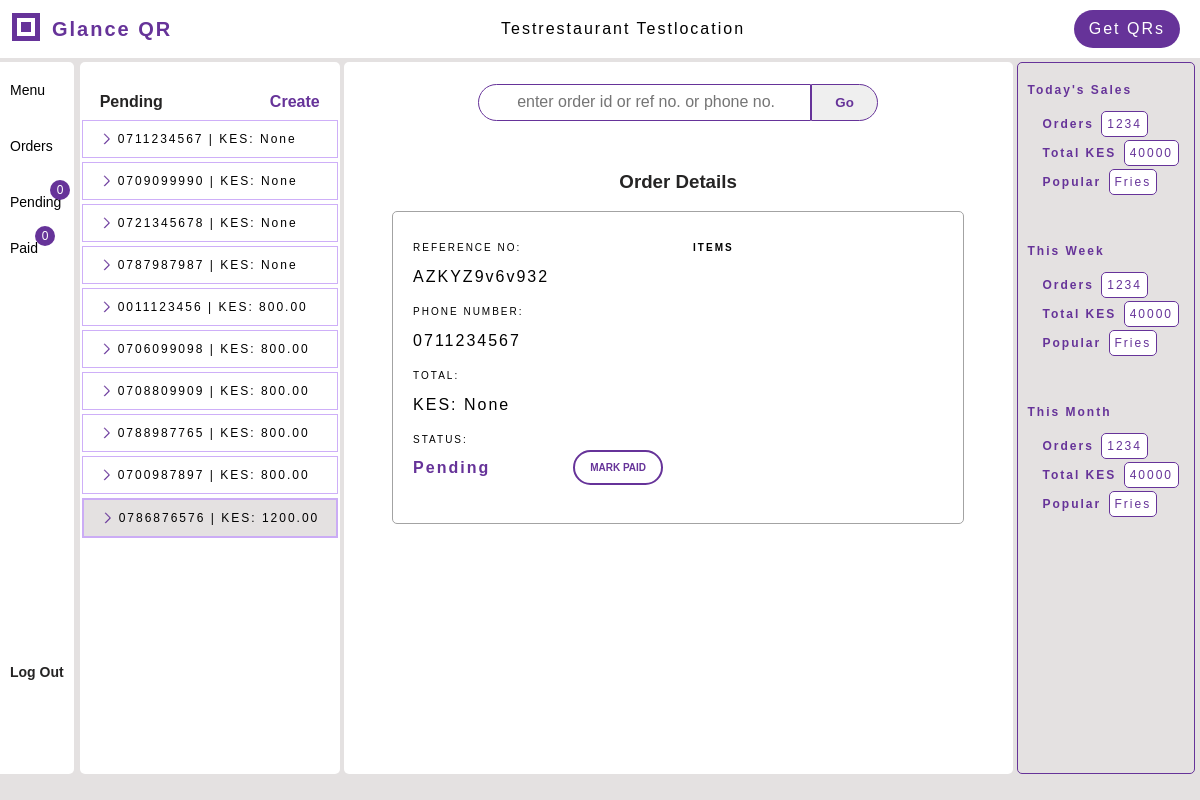
Page /pending/ (signed in) on the earlier database version.
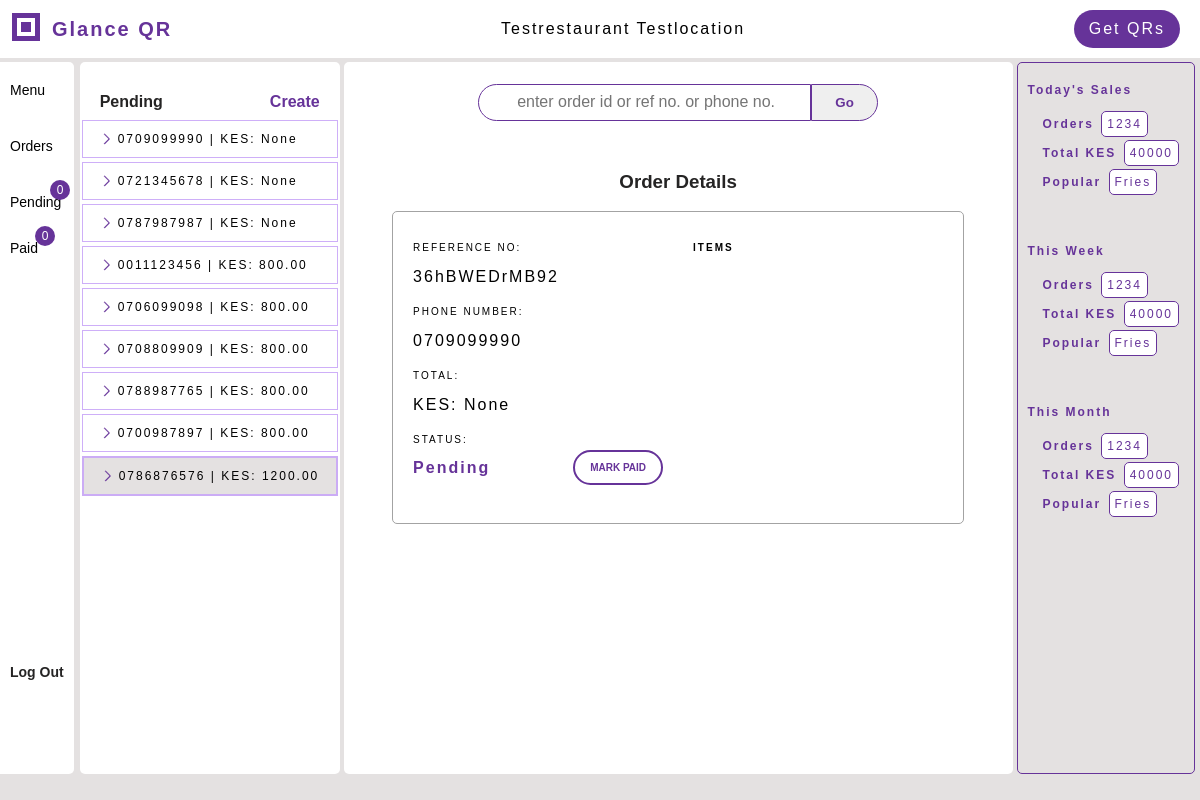
Same page on the later database version.
### menus/models.py (models this page shows, shortened)
class Order(models.Model):
    order_id = models.AutoField(primary_key=True)
    reference_number = models.CharField(unique=True, max_length=20)
    table_number = models.IntegerField(null=True, blank=False)
    phone_number = PhoneNumber(max_length=15, null=True, blank=False)
    restaurant = models.ForeignKey(Restaurant, related_name="orders", on_delete=models.SET_NULL, null=True, blank=True)
    total_amount = models.DecimalField(decimal_places=2, max_digits=10, null=True, default=None)
    paid = models.BooleanField(default=False)
    new = models.BooleanField(default=True)
    @property
    def items_ordered(self):
        return self.ordered_items.all()

### qrgenerator/views_dashbord.py (the view)
# urls.py: path('pending/', views_dashbord.pending_orders, name='pending'),
def pending_orders(request, order_id=None):
    restaurant = request.user.restaurant
    if not restaurant:
        return HttpResponseForbidden('Access Denied')
    orders = restaurant.orders.filter(paid=False).order_by('order_id')
    context = get_orders_context(order_id, orders, restaurant)
    return render(request, 'qrgenerator/pending.html', context)

### qrgenerator/views_dashbord.py (called while the page is built)
def get_orders_context(order_id, orders, restaurant):
    context = {
        'orders': orders, 'display_order': orders.first(), 'restaurant': restaurant,
        }
    if order_id and (display_order := Order.get(unique_value=order_id)):
        display_order.new = False
        display_order.save()
        context['display_order'] = display_order
    return context

### qrgenerator/templates/qrgenerator/pending.html (shortened to what this page needs)
{% extends 'qrgenerator/dashbord.html' %}
{% block menu_elements %}
<div class="menu-elements bg-white">
    <div class="elements-top">
        <div class="elements-title">Pending</div>
        <a target="_blank" href="{% url 'qrgenerator:create_order' restaurant.restaurant_id %}"><span class="create-order">Create</span></a>
    </div>
    <div class="elements-wrapper">
        {% if orders %}
        {% for order in orders %}
        <a href="{% url 'qrgenerator:pending' order.order_id %}">
        <div class="element-highlight {% if order.new %}is-new{% endif %}">
            <span class="item-name item-property">
            {{ order.phone_number }} | KES: {{ order.total_amount }}
            </span>
        </div>
        </a>
        {% endfor %}
        {% endif %}
    </div>
</div>
{% endblock %}
{% block workspace %}
    <div class="form-wrapper">
        <div class="form-title"><h3>Order Details</h3></div>
        <div class="order-summary">
            {% if display_order %}
            <div class="width-250">
                <div class="input-wrapper">
                    <div class="label">Reference no:</div>
                    <div class="form-input"> {{ display_order.reference_number }} </div>
                </div>
                <div class="input-wrapper">
                    <div class="label">Phone Number:</div>
                    <div class="form-input"> {{ display_order.phone_number }}</div>
                </div>
                <div class="input-wrapper"><div class="label">Total:</div>
                    <div class="form-input">KES:  {{ display_order.total_amount }}</div>
                </div>
                <div class="input-wrapper">
                    <div class="label">Status:</div>
                    <div class="status"> {% if not display_order.paid %}Pending{% endif %}
                        <form method="POST" action="{% url 'qrgenerator:mark_paid' %}" class="paid-btn-wrapper">
                            <button type="submit" class="mark-paid">Mark Paid</button>
                        </form>
                    </div>
                </div>
                <br>
            </div>
            <div class="width-250 padding-left-10">
            <div class="label items-title">Items</div>
            </div>
            {% else %}
            <p>No Orders at the moment</p>
            {% endif %}
        </div>
</div>
{% endblock %}

Differences in the rows shown:
no longer on this page (row edited): Order: phone_number "0711234567", total_amount "None", reference_number "AZKYZ9v6v932"
Other differences:
{{ display_order.reference_number }}: "AZKYZ9v6v932" → "36hBWEDrMB92"
{{ display_order.phone_number }}: "0711234567" → "0709099990"
